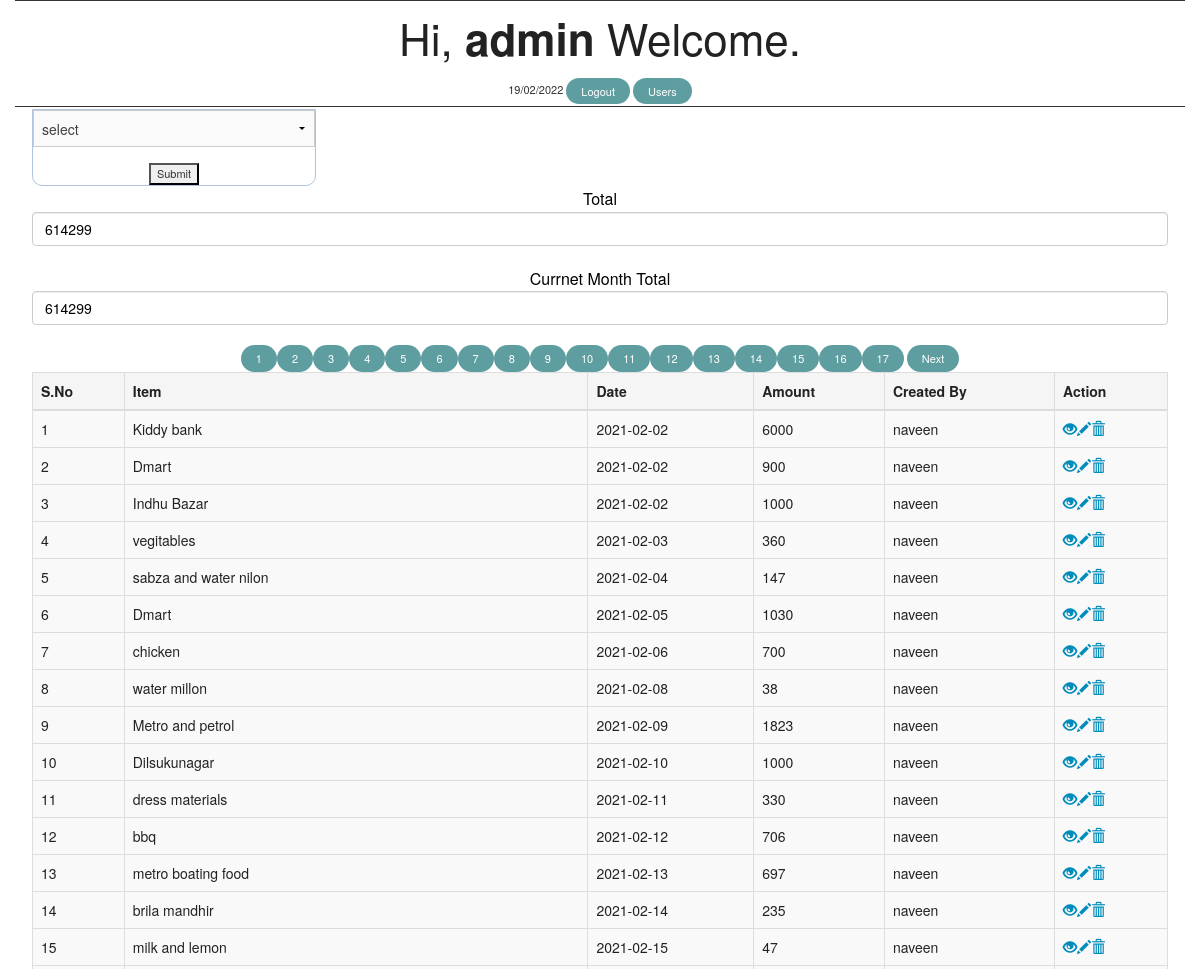
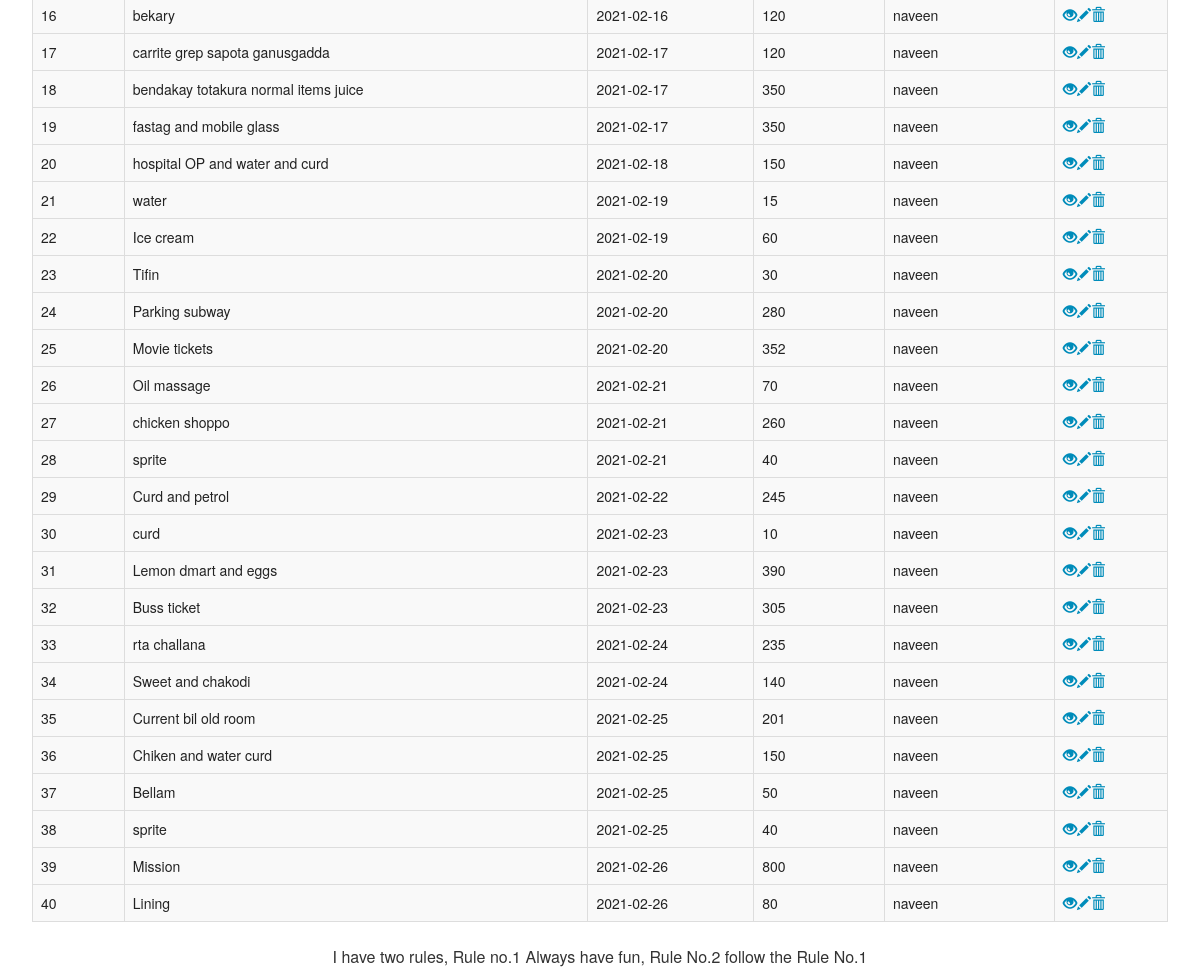
The app's page /welcome.php (signed in) with its own data (2 pictures, top to bottom).
### tables this page shows
CREATE TABLE `employees` (
  `id` int(11) NOT NULL AUTO_INCREMENT,
  `uname` varchar(50) NOT NULL,
  `name` varchar(100) NOT NULL,
  `date` varchar(255) NOT NULL,
  `amount` int(10) NOT NULL,
  `file_path` varchar(500) NOT NULL,
  PRIMARY KEY (`id`)
);

### welcome.php (the view, shortened to what this page needs)
<!DOCTYPE html>
<html lang="en">
<head>
    <link rel="stylesheet" href="https://maxcdn.bootstrapcdn.com/bootstrap/3.3.7/css/bootstrap.css">
      <link rel="stylesheet" href="style.css" />
      <link rel="stylesheet" href="css/foundation.css" />
</head>
<body>
<div class="container">
<h1>Hi, <b><?php echo htmlspecialchars($_SESSION["username"]); ?></b> Welcome.</h1><?php $today = date("d/m/Y"); echo $today; ?>
<a class="btn btn-primary" href="logout.php">Logout</a>
<?php if($_SESSION["role"] == "admin"){
    echo "<a href='users.php' class='btn btn-primary'>Users</a>";
     } ?>
</div>
<div class="bg-img">
<div class="container">
             <div class="col-lg-12">
             <section class="top-bar-section">
   <form method="post" action="">
   <select name="website">
          <li><option value="0">select</option></li>
          <li></select></li>
        <input type="submit" name="submit"/>
    </form>
  </section>
        <p>
<a style="color:black;" >Total
<input style="color:black;" color: #070708 class="form-control" value="<?php
                    require_once "config.php";
					if($_SESSION["role"] == "admin"){
						$sql = mysqli_query($link,"SELECT SUM(amount) as amount FROM employees ");
					} else{
						$sql = mysqli_query($link,"SELECT SUM(amount) as amount FROM employees where uname='".$_SESSION["username"]."' ");
					}
                    $row = mysqli_fetch_array($sql);
                    echo $row['amount'];
?>"/> </a>
</p>
<p>
<a style="color:black;" >Currnet Month Total
<input style="color:black;" color: #070708 class="form-control" value="<?php
                    require_once "config.php";
					if($_SESSION["role"] == "admin"){
						$sql = mysqli_query($link,"SELECT SUM(amount) as amount FROM employees ");
					} else{
						$sql = mysqli_query($link,"SELECT SUM(amount) as amount FROM employees where uname='".$_SESSION["username"]."' and MONTH(date)=MONTH(now()) and YEAR(date)=YEAR(now())");
					}
                    $row = mysqli_fetch_array($sql);
                    echo $row['amount'];
?>"/> </a>
</p>
                    <?php
                    require_once "config.php";
                    if(isset($_GET['page']))
                    {
                        $page = $_GET['page'];
                      }
                      else{
                          $page = 1;
                        }
                        $num_per_page = 40;
                        $start_from = ($page-1)*$num_per_page;
					if($_SESSION["role"] == "admin"){
						$sql = "SELECT * FROM employees limit $start_from,$num_per_page";
					} else{
						$sql = "SELECT * FROM employees where uname='".$_SESSION["username"]."' and MONTH(date)=MONTH(now())
								and YEAR(date)=YEAR(now()) limit $start_from,$num_per_page";
					}
                    if($_SESSION["role"] == "admin"){
                        $query = "select * from employees";
                    }else{
                        $query = "select * from employees where uname='".$_SESSION["username"]."' and MONTH(date)=MONTH(now()) and YEAR(date)=YEAR(now()) ";
                    }
                    $result = mysqli_query($link,$query);
                    $total_record = mysqli_num_rows($result);
                    $total_page = ceil($total_record/$num_per_page);
                   for($i=1;$i<$total_page;$i++)
                   {
                       echo "<a href='welcome.php?page=".$i."' class='btn btn-primary'>$i</a>";
                   }
                   if($i>$page)
                   {
                       echo " <a href='welcome.php?page=".($page+1)."' class='btn btn-danger'>Next</a>";
                   }
                    if($result = mysqli_query($link, $sql)){
                        if(mysqli_num_rows($result) > 0){
                            echo "<table border='3' color: #070708 class=' table table-striped'>";
                                     echo "<thead>";
                                        echo "<th>S.No</th>";
                                        echo "<th>Item</th>";
                                        echo "<th>Date</th>";
                                        echo "<th>Amount</th>";
                                        echo "<th>Created By</th>";
                                        echo "<th>Action</th>";
                                        echo "</thead>";
                                echo "<tbody>";
                                $i=1;
                                while($row = mysqli_fetch_array($result)){
                                    echo "<tr>";
                                        echo "<td>" . $i . "</td>";
                                        echo "<td>" . $row['name'] . "</td>";
                                        echo "<td>" . $row['date'] . "</td>";
                                        echo "<td>" . $row['amount'] . "</td>";
                                        echo "<td>" . $row['uname'] . "</td>";
                                        echo "<td>";
                                        echo "<a href='read.php?id=". $row['id'] ."' title='View Record' data-toggle='tooltip'> <span class='glyphicon glyphicon-eye-open'></span></a>";
                                        echo "<a href='update.php?id=". $row['id'] ."' title='Update Record' data-toggle='tooltip'><span class='glyphicon glyphicon-pencil'></span></a>";
                                        echo "<a href='delete.php?id=". $row['id'] ."' title='Delete Record' data-toggle='tooltip'><span class='glyphicon glyphicon-trash'></span></a>";
                                        echo "</td>";
                                         echo "</tr>";
                                         $i++;
                                     }
                                echo "</tbody>";
                            echo "</table>";
                        } else{
                            echo "<p class='lead'><em>No records were found.</em></p>";
                        }
                    } else{
                        echo "ERROR: Could not able to execute $sql. " . mysqli_error($link);
                    }
                    ?>
            </div>
        </div>
    </div>
</body>
<p>I have two rules, Rule no.1 Always have fun, Rule No.2 follow the Rule No.1</p>
</html>

### style.css (style rules this page uses)
* { margin: 0px; padding: -1px; }
body { font-size: 120%; background: #F8F8FF; }
form, .content { width: 25%; margin: 0px auto; padding: 20px; border: 1px solid #B0C4DE; border-radius: 0px 0px 10px 10px; }
.btn { padding: 10px; font-size: 15px; color: white; background: #5F9EA0; border: none; border-radius: 5px; }

### welcome.php (style rules this page uses)
.container { padding: 2px; line-height: 1.42857143; vertical-align: top; border-top: 1px solid; color: #333; }
.btn { display: inline-block; padding: 5px 15px; margin-bottom: 0; font-size: 100%; font-weight: normal; line-height: 1.5; border: 1% solid transparent; border-radius: 150px; }
body { font-family: "Helvetica Neue", Helvetica, Arial, sans-serif; font-size: 11px; line-height: 1.42857143; color: #333; background-color: #fff; }
body { font: 12px ; text-align: center; }

### records on screen
employees: name "Kiddy bank", date "2021-02-02", amount "6000", uname "naveen"
employees: name "Dmart", date "2021-02-02", amount "900", uname "naveen"
employees: name "Indhu Bazar", date "2021-02-02", amount "1000", uname "naveen"
employees: name "vegitables", date "2021-02-03", amount "360", uname "naveen"
employees: name "sabza and water nilon", date "2021-02-04", amount "147", uname "naveen"
employees: name "Dmart", date "2021-02-05", amount "1030", uname "naveen"
employees: name "chicken", date "2021-02-06", amount "700", uname "naveen"
employees: name "water millon", date "2021-02-08", amount "38", uname "naveen"
employees: name "Metro and petrol", date "2021-02-09", amount "1823", uname "naveen"
employees: name "Dilsukunagar", date "2021-02-10", amount "1000", uname "naveen"
employees: name "dress materials", date "2021-02-11", amount "330", uname "naveen"
employees: name "bbq", date "2021-02-12", amount "706", uname "naveen"
employees: name "metro boating food", date "2021-02-13", amount "697", uname "naveen"
employees: name "brila mandhir", date "2021-02-14", amount "235", uname "naveen"
employees: name "milk and lemon", date "2021-02-15", amount "47", uname "naveen"
employees: name "bekary", date "2021-02-16", amount "120", uname "naveen"
employees: name "carrite grep sapota ganusgadda", date "2021-02-17", amount "120", uname "naveen"
employees: name "bendakay totakura normal items juice", date "2021-02-17", amount "350", uname "naveen"
employees: name "fastag and mobile glass", date "2021-02-17", amount "350", uname "naveen"
employees: name "hospital OP and water and curd", date "2021-02-18", amount "150", uname "naveen"
employees: name "water", date "2021-02-19", amount "15", uname "naveen"
employees: name "Ice cream", date "2021-02-19", amount "60", uname "naveen"
employees: name "Tifin", date "2021-02-20", amount "30", uname "naveen"
employees: name "Parking subway", date "2021-02-20", amount "280", uname "naveen"
employees: name "Movie tickets", date "2021-02-20", amount "352", uname "naveen"
employees: name "Oil massage", date "2021-02-21", amount "70", uname "naveen"
employees: name "chicken shoppo", date "2021-02-21", amount "260", uname "naveen"
employees: name "sprite", date "2021-02-21", amount "40", uname "naveen"
employees: name "Curd and petrol", date "2021-02-22", amount "245", uname "naveen"
employees: name "curd", date "2021-02-23", amount "10", uname "naveen"
employees: name "Lemon dmart and eggs", date "2021-02-23", amount "390", uname "naveen"
employees: name "Buss ticket", date "2021-02-23", amount "305", uname "naveen"
employees: name "rta challana", date "2021-02-24", amount "235", uname "naveen"
employees: name "Sweet and chakodi", date "2021-02-24", amount "140", uname "naveen"
employees: name "Current bil old room", date "2021-02-25", amount "201", uname "naveen"
employees: name "Chiken and water curd", date "2021-02-25", amount "150", uname "naveen"
employees: name "Bellam", date "2021-02-25", amount "50", uname "naveen"
employees: name "sprite", date "2021-02-25", amount "40", uname "naveen"
employees: name "Mission", date "2021-02-26", amount "800", uname "naveen"
employees: name "Lining", date "2021-02-26", amount "80", uname "naveen"

### other values on screen
$_SESSION["username"] "admin"
